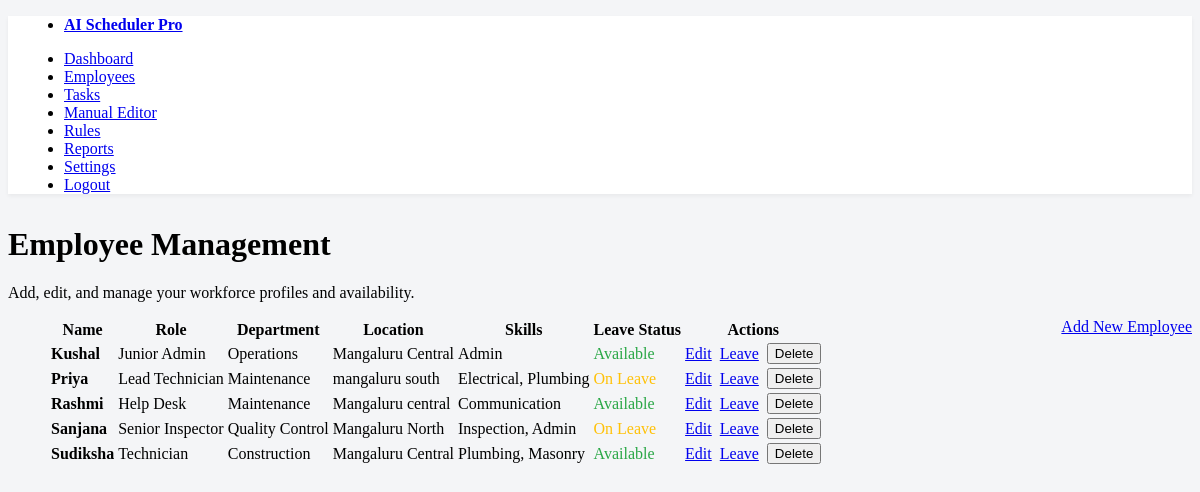
Page /employee_management (signed in) on the earlier database version.
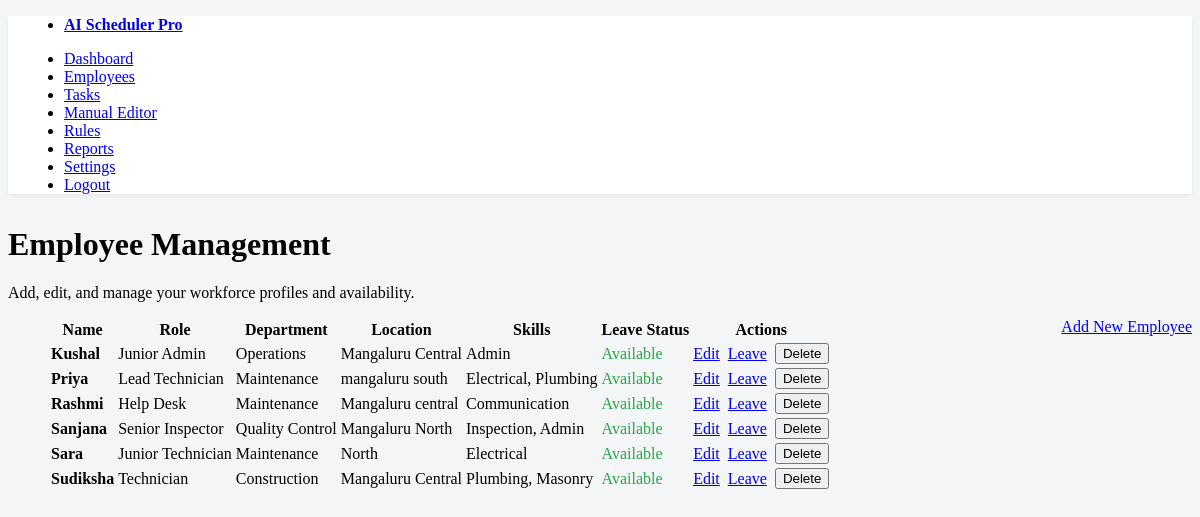
Same page on the later database version.
### app.py (models this page shows)
class Employee(db.Model):
    id = db.Column(db.Integer, primary_key=True)
    name = db.Column(db.String(100), nullable=False, unique=True)
    skills = db.Column(db.String(200), nullable=False)
    unavailable_days = db.Column(db.String(100), nullable=True, default='')
    location = db.Column(db.String(100), nullable=True)
    department = db.Column(db.String(100), nullable=True)
    role = db.Column(db.String(100), nullable=True)
    preferences = db.relationship('LearnedPreference', backref='employee', cascade="all, delete-orphan")

### app.py (the view)
@app.route('/employee_management')
@login_required
def employee_management():
    employees = db.session.execute(db.select(Employee).order_by(Employee.name)).scalars().all()
    return render_template('employee_management.html', employees=employees)

### app.py (called while the page is built)
@login_manager.user_loader
def load_user(user_id):
    return db.session.get(User, int(user_id))

### templates/employee_management.html (shortened to what this page needs)
{% extends "base.html" %}
{% block content %}
<header>
    <div class="grid">
        <div>
            <h1 class="title">Employee Management</h1>
            <p class="subtitle">Add, edit, and manage your workforce profiles and availability.</p>
        </div>
        <div>
            <a href="{{ url_for('add_employee') }}" role="button" class="contrast" style="float: right;">Add New Employee</a>
        </div>
    </div>
</header>
<article>
    <figure>
        <table role="grid">
            <thead>
                <tr>
                    <th scope="col">Name</th>
                    <th scope="col">Role</th>
                    <th scope="col">Department</th>
                    <th scope="col">Location</th>
                    <th scope="col">Skills</th>
                    <th scope="col">Leave Status</th>
                    <th scope="col">Actions</th>
                </tr>
            </thead>
            <tbody>
                {% for emp in employees %}
                    <tr>
                        <td><strong>{{ emp.name }}</strong></td>
                        <td>{{ emp.role or 'N/A' }}</td>
                        <td>{{ emp.department or 'N/A' }}</td>
                        <td>{{ emp.location or 'N/A' }}</td>
                        <td>{{ emp.skills }}</td>
                        <td>
                            {% if emp.unavailable_days %}
                                <span style="color: #ffc107;">On Leave</span>
                            {% else %}
                                <span style="color: #28a745;">Available</span>
                            {% endif %}
                        </td>
                        <td>
                            <div style="display: flex; gap: 0.5rem; align-items: center;">
                                <a href="{{ url_for('edit_employee', employee_id=emp.id) }}" role="button" class="secondary" style="margin: 0; flex-shrink: 0;">Edit</a>
                                <a href="{{ url_for('manage_availability', employee_id=emp.id) }}" role="button" class="contrast" style="margin: 0; flex-shrink: 0;">Leave</a>
                                <form method="POST" action="{{ url_for('delete_employee', employee_id=emp.id) }}" onsubmit="return confirm('Are you sure you want to delete this employee? This action cannot be undone.');" style="margin: 0;">
                                    <button type="submit" class="secondary" style="--pico-background-color: #dc3545; --pico-border-color: #dc3545; margin: 0; flex-shrink: 0;">Delete</button>
                                </form>
                            </div>
                        </td>
                    </tr>
                {% else %}
                    <tr>
                        <td colspan="7">No employees have been added yet.</td>
                    </tr>
                {% endfor %}
            </tbody>
        </table>
    </figure>
</article>
{% endblock %}

### templates/base.html (shortened to what this page needs)
<!DOCTYPE html>
<html lang="en">
<head>
    <link rel="stylesheet" href="https://cdn.jsdelivr.net/npm/@picocss/pico@1/css/pico.min.css">
</head>
<body>
    <nav class="container-fluid">
        <ul>
            <li><a href="{{ url_for('landing_page') }}"><strong>AI Scheduler Pro</strong></a></li>
        </ul>
        <ul>
            {% if current_user.is_authenticated %}
                <li><a href="{{ url_for('dashboard') }}">Dashboard</a></li>
                <li><a href="{{ url_for('employee_management') }}">Employees</a></li>
                <li><a href="{{ url_for('task_management') }}">Tasks</a></li>
                <li><a href="{{ url_for('schedule_editor') }}">Manual Editor</a></li>
                <li><a href="{{ url_for('rules') }}">Rules</a></li>
                <li><a href="{{ url_for('reports') }}">Reports</a></li>
                <li><a href="{{ url_for('settings') }}">Settings</a></li>
                <li><a href="{{ url_for('logout') }}" role="button" class="secondary">Logout</a></li>
            {% else %}
                <li><a href="{{ url_for('login') }}" role="button">Login</a></li>
            {% endif %}
        </ul>
    </nav>
    <main class="container" style="margin-top: 2em;">
        {% block content %}{% endblock %}
    </main>
</body>
</html>

### templates/base.html (style rules this page uses)
:root { --pico-primary: #1e88e5; --pico-font-family: "Segoe UI", system-ui, -apple-system, BlinkMacSystemFont, sans-serif; }
body { background-color: #f4f5f7; }
.container { max-width: 1400px; }
nav { background-color: white; box-shadow: 0 2px 4px rgba(0,0,0,0.05); padding: 0 1rem; }

Differences in the rows shown:
changed Employee "Priya": unavailable_days "On Leave" → "Available"
changed Employee "Sanjana": unavailable_days "On Leave" → "Available"
added Employee: name "Sara", role "Junior Technician", department "Maintenance", location "North", skills "Electrical", unavailable_days "Available"
